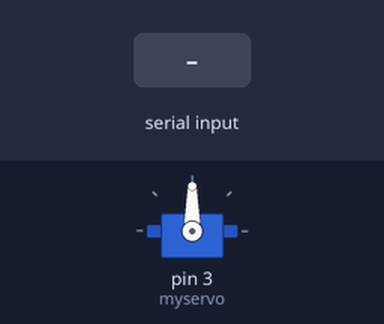
Bench run of a sketch on a simulated Arduino Uno, built with avr-gcc and run on an emulated ATmega328P. Shown: servo. Inputs (shaded band) come from the test bench.

Above: at 1.2 s.
1.3 s: "30,150\n" received over Serial
At 2.9 s:
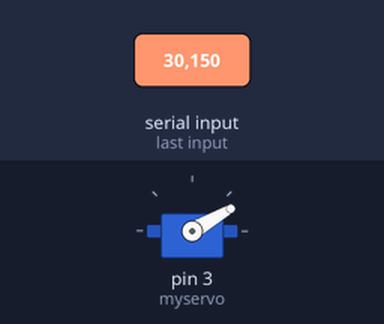
3.8 s: "5\n" received over Serial
At 6.4 s:
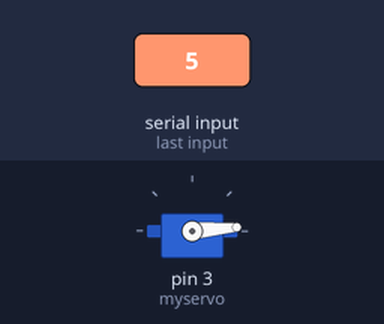
6.8 s: "200\n" received over Serial
At 8.7 s:
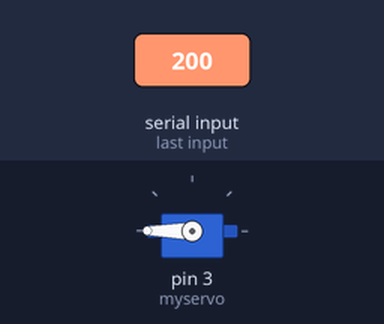
9.8 s: "90,45\n" received over Serial
At 12.2 s:
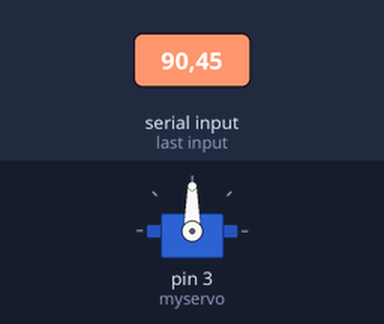
Timing chart, 0 to 13.7 s (numbered marks = the images above; inputs shaded):
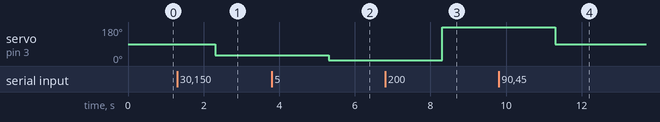

The sketch:

python_door.ino
```cpp
#include <Servo.h>
String pos;
int e = 0;
Servo myservo;
void setup() {
myservo.attach(3);
Serial.begin(9600); }
void loop() {
if (Serial.available()>=1) {
pos = Serial.readString();
e = pos.toInt();
myservo.write(e);
delay(2000); } }
```

Measured:
- after the input at 1.3 s, servo on pin 3 (myservo): 90° → 30° after 1.0 s
- after the input at 3.8 s, servo on pin 3 (myservo): 30° → 5° after 1.5 s
- after the input at 6.8 s, servo on pin 3 (myservo): 5° → 180° after 1.5 s
- after the input at 9.8 s, servo on pin 3 (myservo): 180° → 90° after 1.5 s
